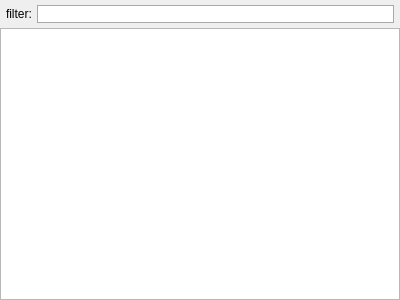
<?xml version="1.0" encoding="UTF-8"?>
<ui version="4.0">
 <class>subfilter</class>
 <widget class="QWidget" name="subfilter">
  <property name="enabled">
   <bool>true</bool>
  </property>
  <property name="geometry">
   <rect>
    <x>0</x>
    <y>0</y>
    <width>400</width>
    <height>300</height>
   </rect>
  </property>
  <property name="windowTitle">
   <string>Form</string>
  </property>
  <layout class="QVBoxLayout" name="verticalLayout">
   <property name="spacing">
    <number>5</number>
   </property>
   <property name="leftMargin">
    <number>0</number>
   </property>
   <property name="topMargin">
    <number>5</number>
   </property>
   <property name="rightMargin">
    <number>0</number>
   </property>
   <property name="bottomMargin">
    <number>0</number>
   </property>
   <item>
    <layout class="QHBoxLayout" name="horizontalLayout">
     <property name="leftMargin">
      <number>6</number>
     </property>
     <property name="rightMargin">
      <number>6</number>
     </property>
     <item>
      <widget class="QLabel" name="label">
       <property name="text">
        <string>filter:</string>
       </property>
      </widget>
     </item>
     <item>
      <widget class="QLineEdit" name="input_filter">
       <property name="enabled">
        <bool>true</bool>
       </property>
       <property name="styleSheet">
        <string notr="true">border:1px solid rgb(168, 168, 168);</string>
       </property>
      </widget>
     </item>
    </layout>
   </item>
   <item>
    <widget class="input_common" name="input_recv">
     <property name="contextMenuPolicy">
      <enum>Qt::DefaultContextMenu</enum>
     </property>
     <property name="readOnly">
      <bool>true</bool>
     </property>
    </widget>
   </item>
  </layout>
 </widget>
 <customwidgets>
  <customwidget>
   <class>input_common</class>
   <extends>QTextEdit</extends>
   <header>datashow/input_common.h</header>
  </customwidget>
 </customwidgets>
 <resources/>
 <connections/>
</ui>
